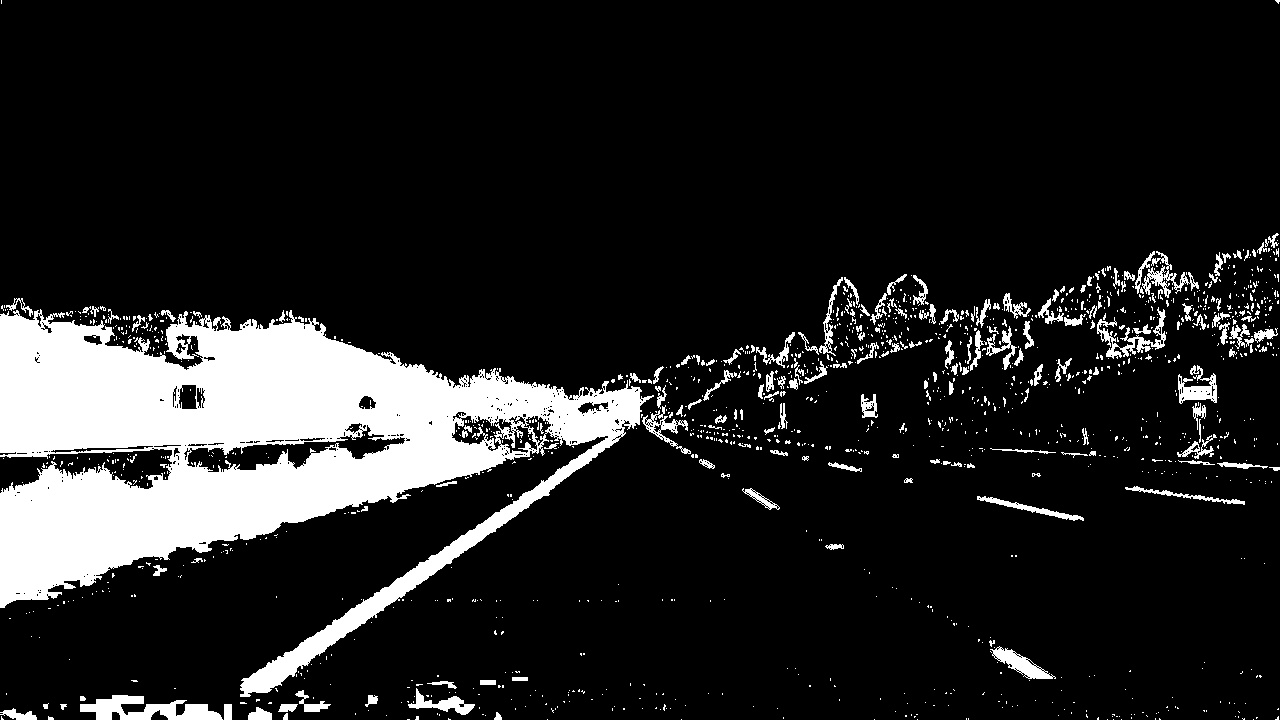
#> input picture output_images/image_process/straight_lines1.jpg, 1280 x 720 px
$ python -i image_process.py   (imports and definitions only)   (older library calls are emulated)
#> lines starting #> are read from the running program, lines starting #| are printed output that depends on the picture; after the words box and inside, x2 and y2 are one past the last pixel; in counts of white or black regions, pixels touching at a corner belong together
#> further down, picture is the input picture: shape (720, 1280, 3); min 0, max 255, mean 34.7
import numpy as np
import cv2
import matplotlib.image as mpimg
import glob


def yellow_white_thresh(img, y_low, y_high, w_low, w_high):

	yellow_filtered = yellow_filter(img, y_low, y_high)
	yellow_filtered[yellow_filtered > 0] = 1 # transfer to binary

	white_filtered = white_filter(img, w_low, w_high) # transfer to binary
	white_filtered[white_filtered > 0] = 1

	# combine the two binary, right and left
	yellow_filtered[:,640:] = 0 # use left side of yellow filtered
	white_filtered[:,:640] = 0 # use the right side of white filtered

	# plt.figure(),plt.imshow(yellow_filtered, cmap="gray")
	# plt.figure(),plt.imshow(white_filtered, cmap="gray")
	# plt.show()

	binary = yellow_filtered | white_filtered

	return binary

def yellow_filter(image,y_low, y_high):
	"""
	filter the left side yellow line out
	"""
#> called with y_low = (10, 50, 0), y_high = (30, 255, 255)
	image_HSV = cv2.cvtColor(image, cv2.COLOR_RGB2HSV)
#> image_HSV: shape (720, 1280, 3); mean H, S, V 0, 0, 34.7
	image_filtered = cv2.inRange(image_HSV,y_low,y_high)
#> image_filtered: shape (720, 1280); every value is 0

	return image_filtered

def white_filter(image,w_low,w_high):
	"""
    filter the right side white line out
	"""
#> called with w_low = (180, 180, 180), w_high = (255, 255, 255)
	image_filtered = cv2.inRange(image,w_low,w_high)
#> image_filtered: shape (720, 1280); 13.6% white; 1371 white regions (1189 under 20 px), largest, box (x1, y1, x2, y2) and area: (0, 309, 654, 697) 100960, (80, 695, 223, 720) 1985, (1097, 307, 1166, 359) 926
#> in yellow_white_thresh, `white_filtered[:,:640] = 0`:
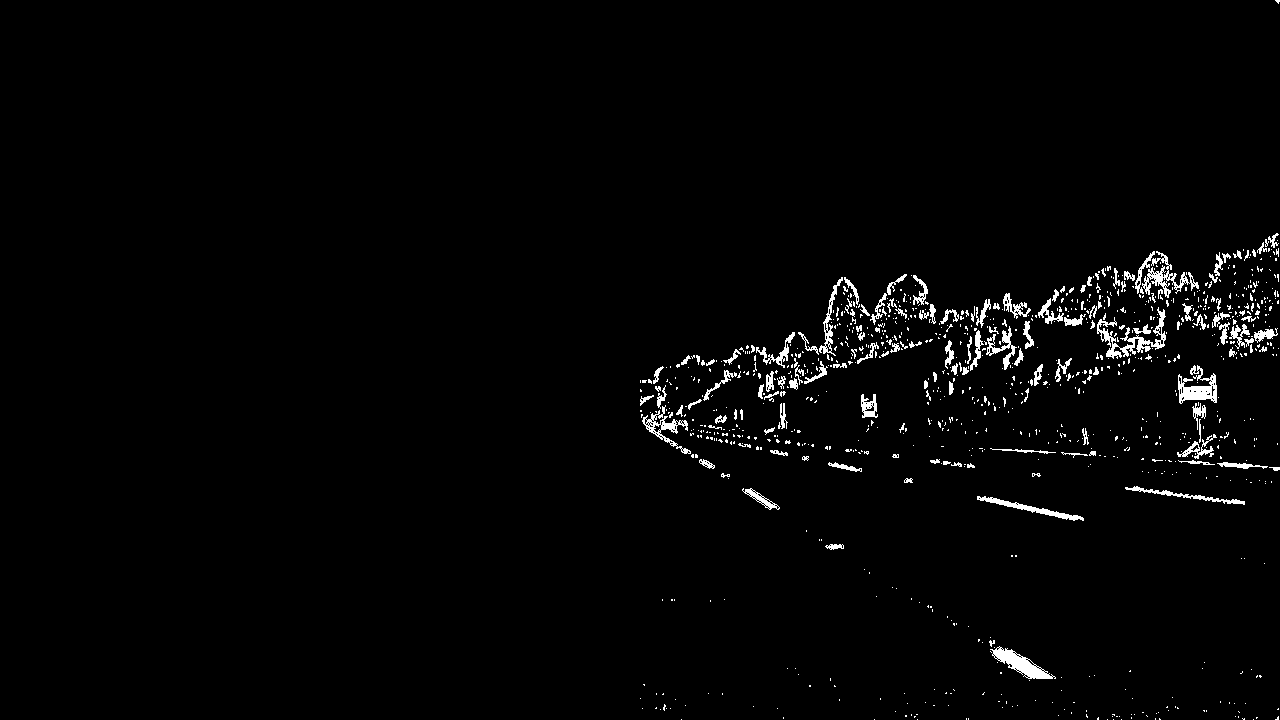
#> white_filtered: shape (720, 1280); values 0 (black) and 1 (white), 2% white; 993 white regions (847 under 20 px), largest, box (x1, y1, x2, y2) and area: (1097, 307, 1166, 359) 926, (990, 646, 1056, 679) 787, (1178, 365, 1217, 404) 753

	return image_filtered

def saturation_threshold(img,s_thresh=(170,255),sx_thresh=(20, 100)):
#> called with s_thresh = (170, 255), sx_thresh = (20, 100)
    img = np.copy(img)
    # Convert to HLS color space and separate the l and s channels
    #blur = cv2.GaussianBlur(img,(9,9),0)
    hls = cv2.cvtColor(img, cv2.COLOR_RGB2HLS)
#> hls: shape (720, 1280, 3); mean of channels 0, 1, 2 0, 34.7, 0
    l_channel = hls[:,:,1]
    s_channel = hls[:,:,2]
    # Sobel x
    sobelx = cv2.Sobel(l_channel, cv2.CV_64F, 1, 0) # Take the derivative in x
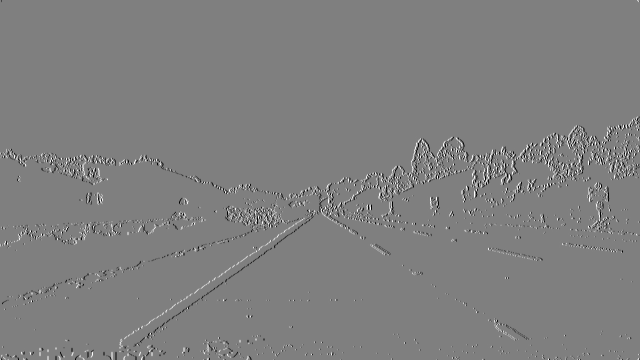
#> sobelx: shape (720, 1280) float64 (shown at 1/2 size); min -1020, max 1020, mean -0.5; drawn with min black and max white
    abs_sobelx = np.absolute(sobelx) # Absolute x derivative to accentuate lines away from horizontal
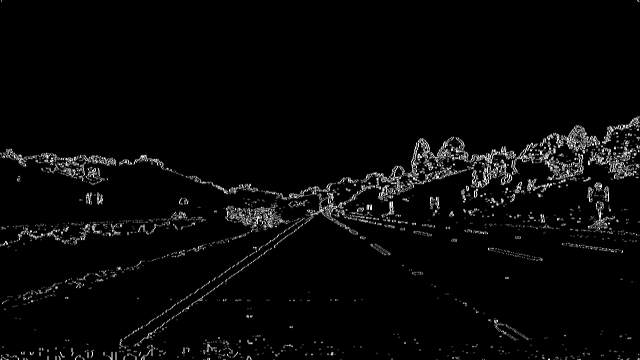
#> abs_sobelx: shape (720, 1280) float64 (shown at 1/2 size); min 0, max 1020, mean 30.8; drawn with min black and max white
    scaled_sobel = np.uint8(255*abs_sobelx/np.max(abs_sobelx))

    # Threshold x gradient
    sxbinary = np.zeros_like(scaled_sobel)
    sxbinary[(scaled_sobel >= sx_thresh[0]) & (scaled_sobel <= sx_thresh[1])] = 1

    # Threshold color channel
    s_binary = np.zeros_like(s_channel)
    s_binary[(s_channel >= s_thresh[0]) & (s_channel <= s_thresh[1])] = 1
    # combine the two binary, right and left
    #sxbinary[:,640:] = 0 # use left side of yellow filtered
    #s_binary[:,:640] = 0 # use the right side of white filtered

	# combine the two binary
    saturation_binary = sxbinary | s_binary

    return saturation_binary

def binary_combined(img):
    binary1 = yellow_white_thresh(img, y_low=(10,50,0), y_high=(30,255,255), w_low=(180,180,180), w_high=(255,255,255))
    binary2 = saturation_threshold(img,s_thresh=(170,255),sx_thresh=(20, 100))
#> binary2: shape (720, 1280); values 0 (black) and 1 (white), 2.5% white in thin lines or dots
    binary = binary1 | binary2
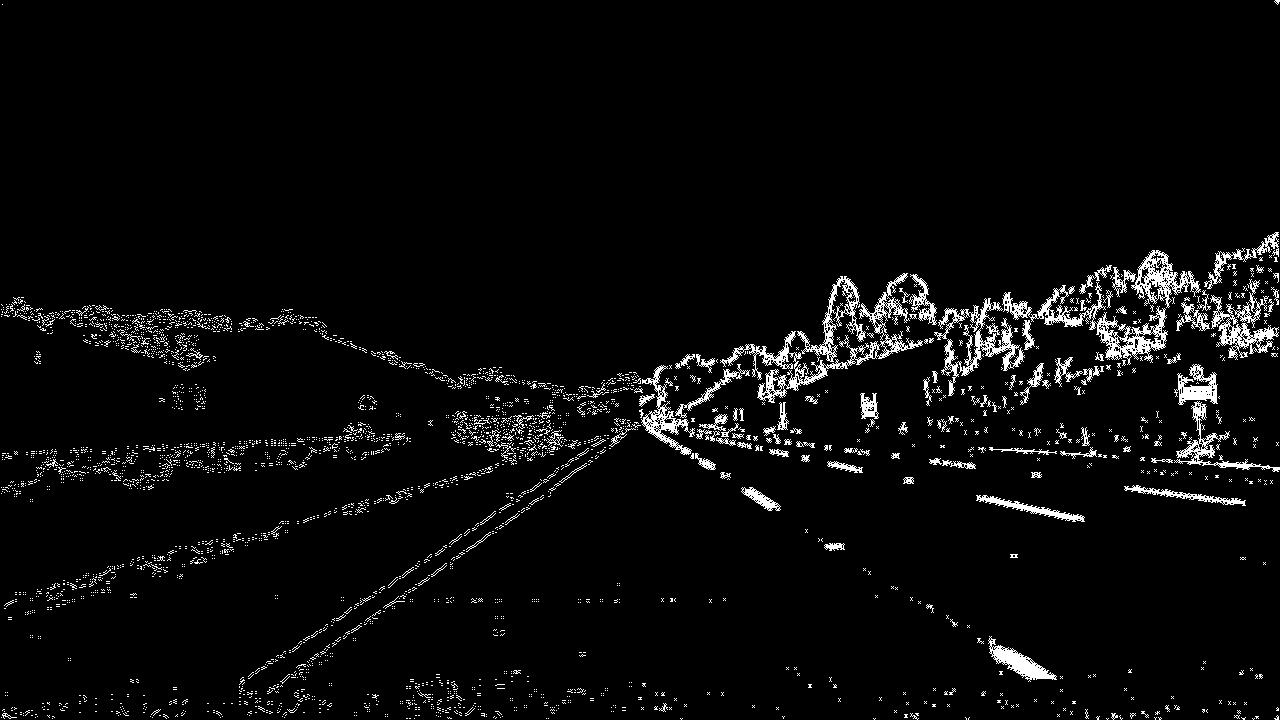
#> binary: shape (720, 1280); values 0 (black) and 1 (white), 4.1% white in thin lines or dots
    binary = np.uint8(binary)	# transfer to uint8
    binary[binary > 0] = 1 # transfer to binary again

    return binary


# [52 lines left out: functions draw_lane_fit, draw_lane_find, test_thresh_images, not called in this run]
# [4 lines not run here, left out]

>>> import cv2
>>> picture = cv2.cvtColor(cv2.imread('../output_images/image_process/straight_lines1.jpg'), cv2.COLOR_BGR2RGB)
>>> result = binary_combined(picture)

$ run again, on output_images/image_process/test3.jpg
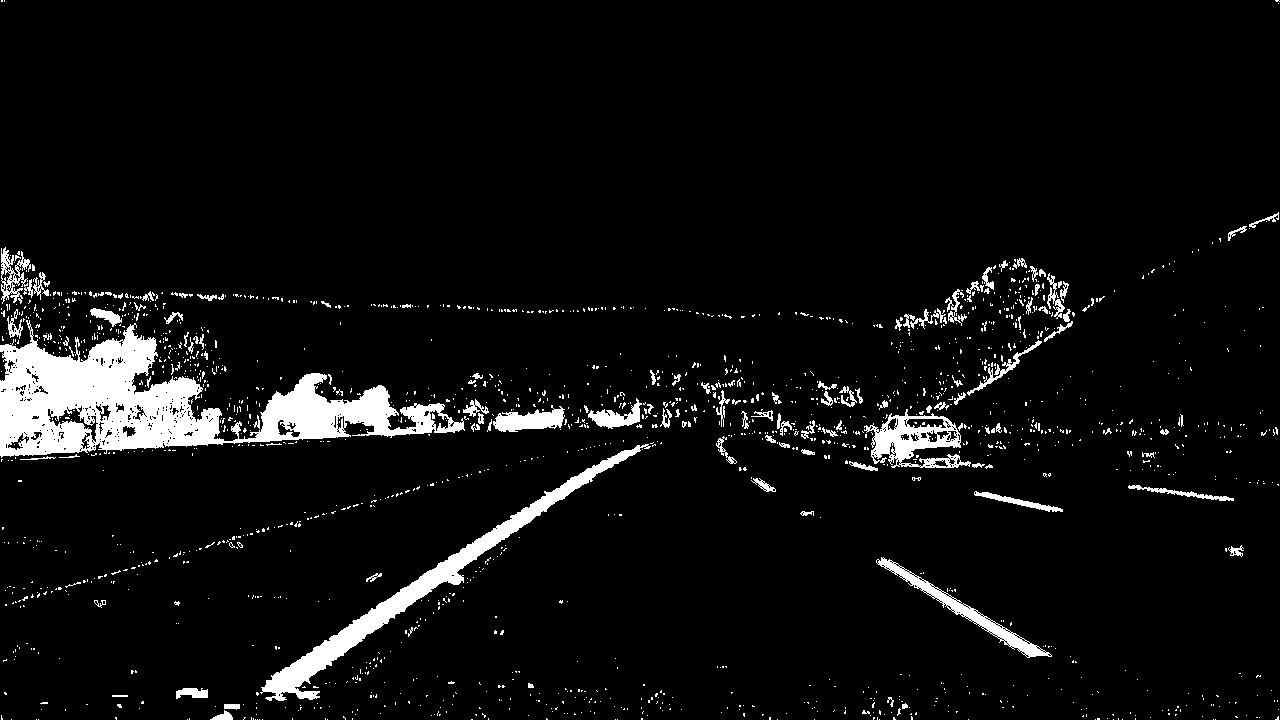
#> input picture output_images/image_process/test3.jpg, 1280 x 720 px
#> picture is the input picture: shape (720, 1280, 3); min 0, max 255, mean 15
#> image_HSV: shape (720, 1280, 3); mean H, S, V 0, 0, 15
#> in yellow_white_thresh, `white_filtered[:,:640] = 0`:
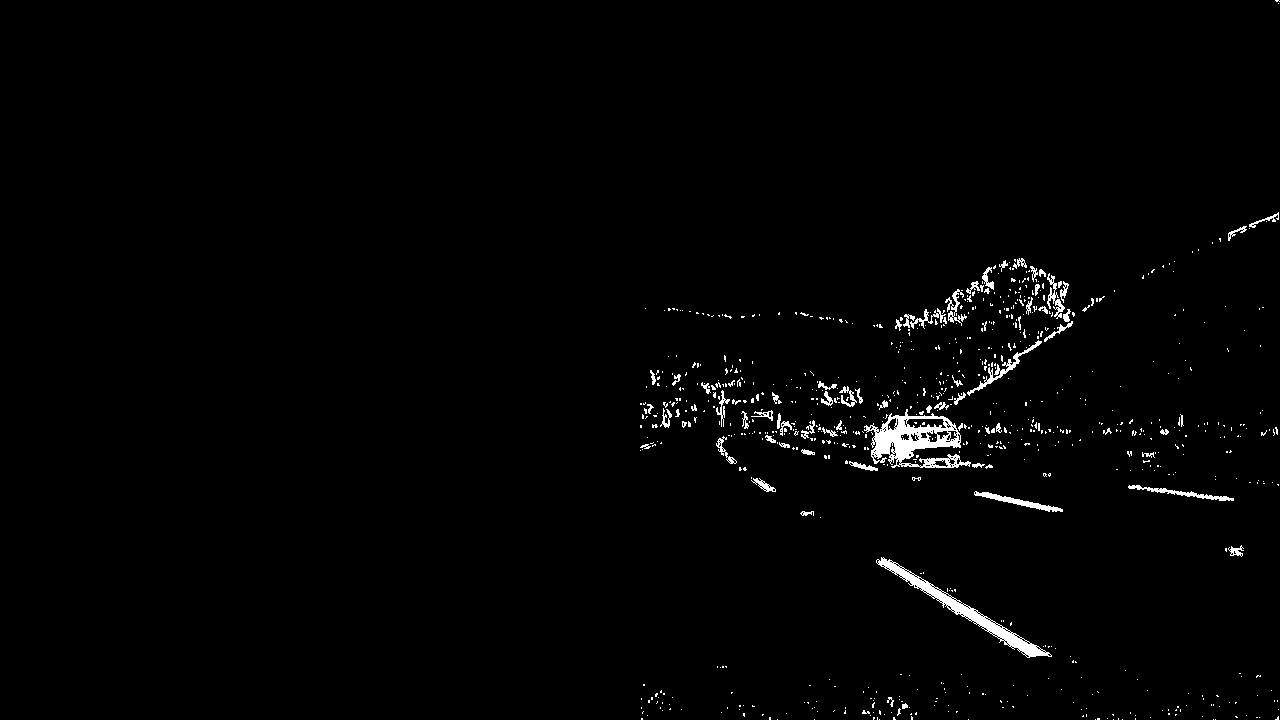
#> white_filtered: shape (720, 1280); values 0 (black) and 1 (white), 1.4% white; 811 white regions (733 under 20 px), largest, box (x1, y1, x2, y2) and area: (864, 409, 971, 468) 2753, (876, 557, 1052, 658) 1997, (974, 491, 1063, 512) 453
#> hls: shape (720, 1280, 3); mean of channels 0, 1, 2 0, 15, 0
#> binary2: shape (720, 1280); values 0 (black) and 1 (white), 2.4% white in thin lines or dots
#> in binary_combined, `binary = binary1 | binary2`:
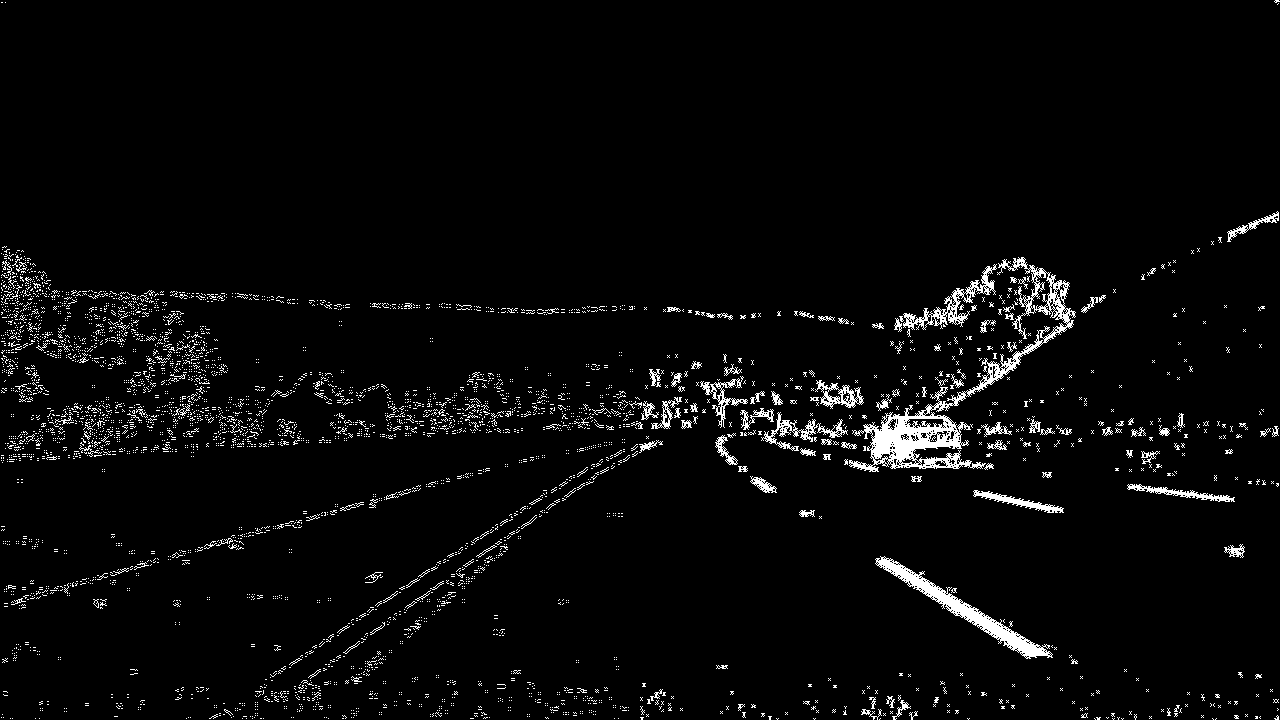
#> binary: shape (720, 1280); values 0 (black) and 1 (white), 3.5% white in thin lines or dots

$ run again, on output_images/image_process/test4.jpg
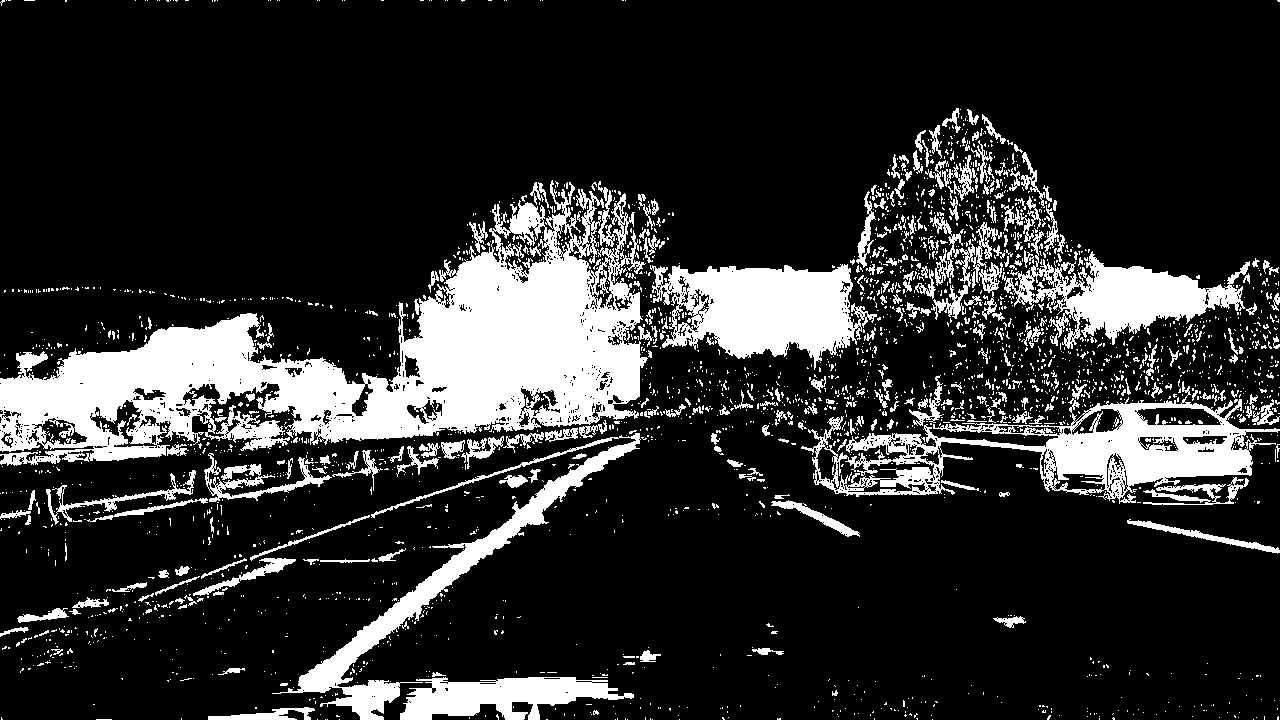
#> input picture output_images/image_process/test4.jpg, 1280 x 720 px
#> picture is the input picture: shape (720, 1280, 3); min 0, max 255, mean 46
#> image_HSV: shape (720, 1280, 3); mean H, S, V 0, 0, 46
#> in yellow_white_thresh, `white_filtered[:,:640] = 0`:
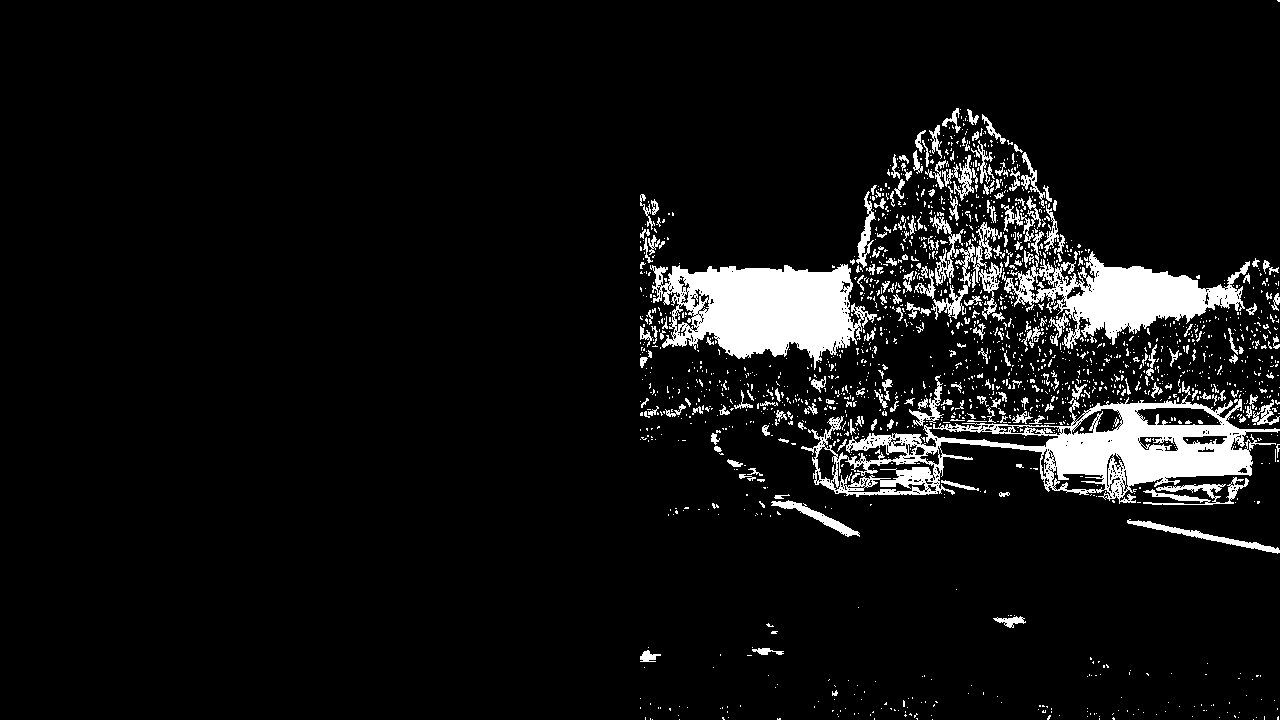
#> white_filtered: shape (720, 1280); values 0 (black) and 1 (white), 7.1% white; 1766 white regions (1539 under 20 px), largest, box (x1, y1, x2, y2) and area: (801, 381, 1280, 504) 17336, (650, 264, 877, 370) 14313, (1002, 231, 1250, 349) 9750
#> hls: shape (720, 1280, 3); mean of channels 0, 1, 2 0, 46, 0
#> binary2: shape (720, 1280); values 0 (black) and 1 (white), 5.4% white in thin lines or dots
#> in binary_combined, `binary = binary1 | binary2`:
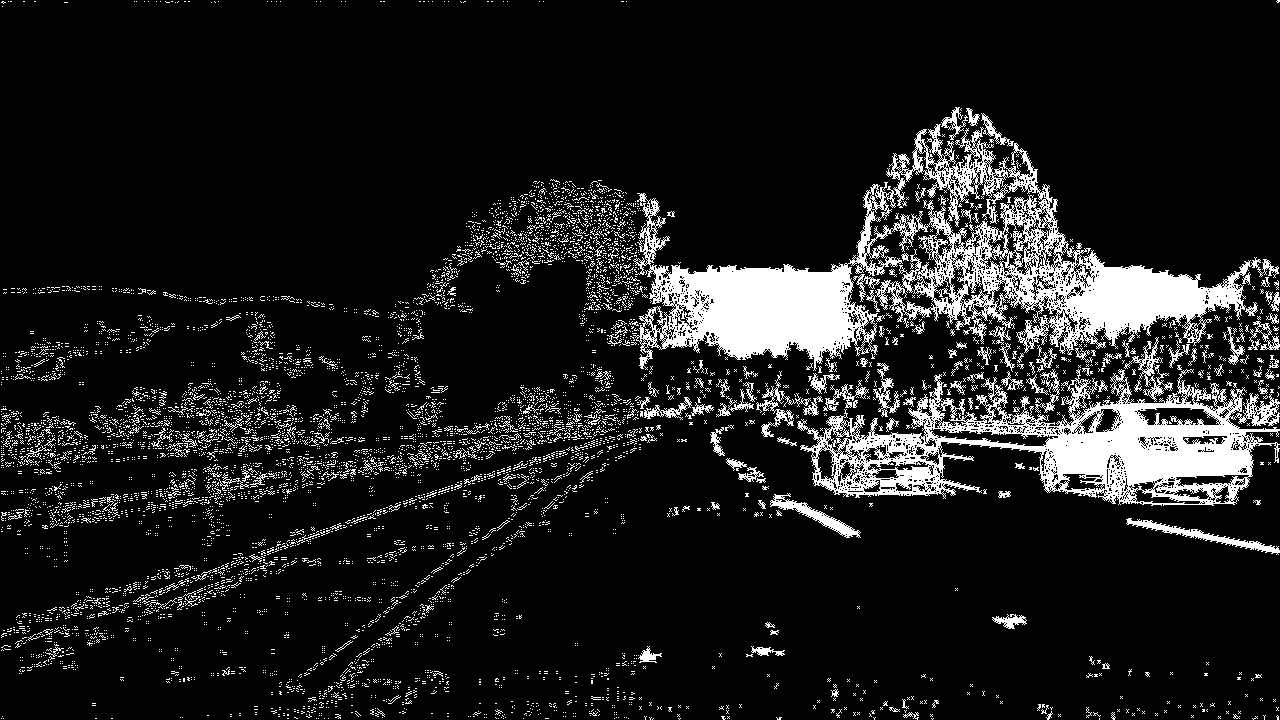
#> binary: shape (720, 1280); values 0 (black) and 1 (white), 11.5% white; 6939 white regions (6688 under 20 px), largest, box (x1, y1, x2, y2) and area: (633, 124, 1279, 371) 43163, (797, 369, 1280, 506) 25600, (1126, 518, 1280, 555) 1008
